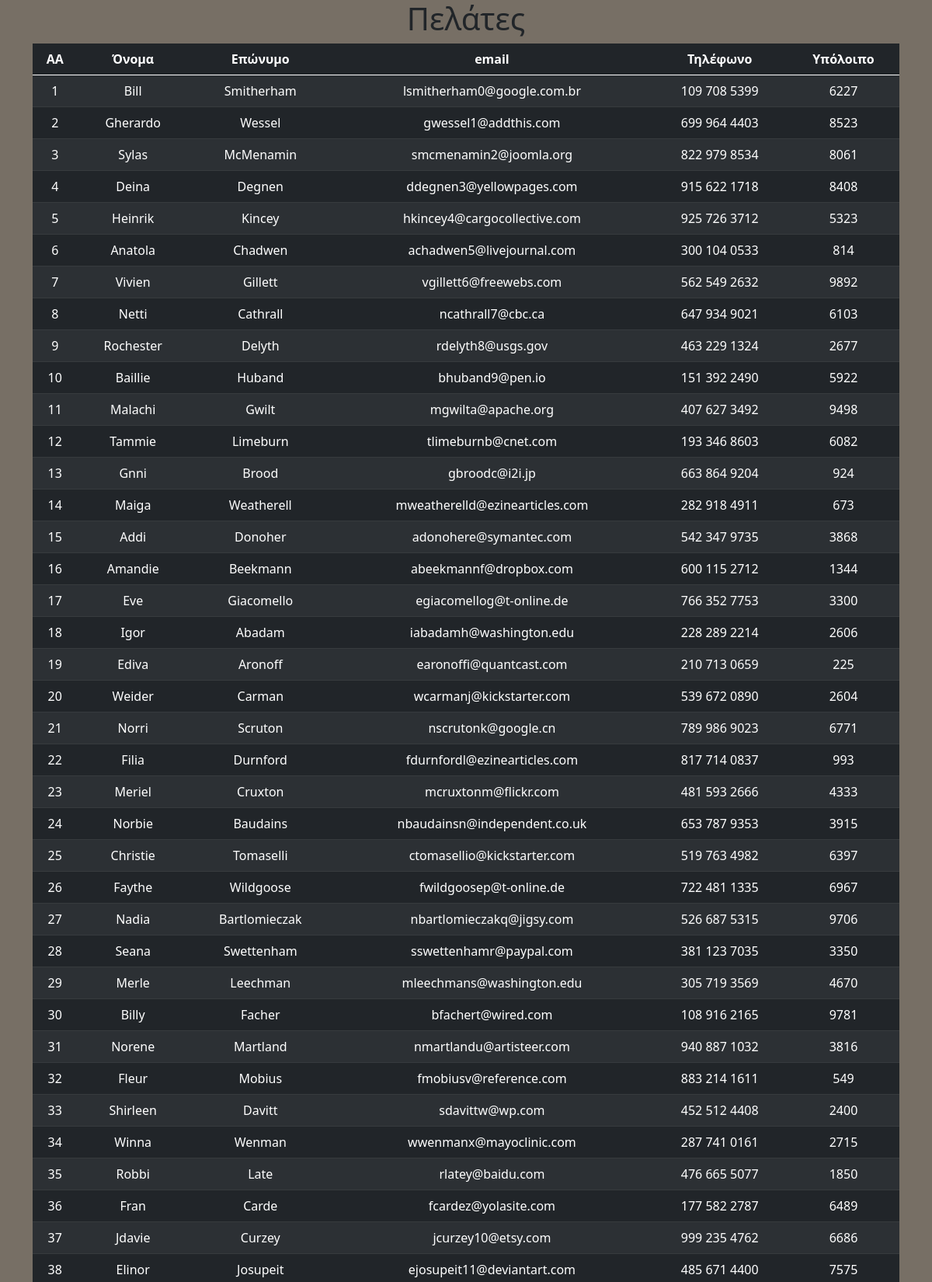
Page /pelates/1 (upper part) on the committed database.
### tables this page shows
CREATE TABLE customers (
    id INTEGER PRIMARY KEY,
   	firstname TEXT NOT NULL,
   	lastname TEXT NOT NULL,
   	email TEXT NOT NULL,
   	tel TEXT NOT NULL,
   	balance INTEGER NOT NULL
);

### app.py (the view)
@app.route('/pelates/<page>')
def pelates_paged(page):
    sql = f"SELECT * FROM customers LIMIT 50 OFFSET {(int(page)-1) * 50}"
    c.execute(sql)
    pelates = c.fetchall()
    return render_template("pelates.html", pelates=pelates)

### templates/pelates.html (shortened to what this page needs)
<!DOCTYPE html>
<html lang="en">
<head>
    <link href="https://cdn.jsdelivr.net/npm/bootstrap@5.0.0-beta2/dist/css/bootstrap.min.css" rel="stylesheet">
</head>
<body>
    <div class="container">
        <h1>Πελάτες</h1>
        <table class="table table-dark table-striped">
            <thead>
                <tr>
                    <th>ΑΑ</th>
                    <th>Όνομα</th>
                    <th>Επώνυμο</th>
                    <th>email</th>
                    <th>Τηλέφωνο</th>
                    <th>Υπόλοιπο</th>
                </tr>
            </thead>
            <tbody>
                {% for pelatis in pelates %}
                <tr>
                    <td>{{ pelatis[0] }}</td>
                    <td>{{ pelatis[1] }}</td>
                    <td>{{ pelatis[2] }}</td>
                    <td>{{ pelatis[3] }}</td>
                    <td>{{ pelatis[4] }}</td>
                    <td>{{ pelatis[5] }}</td>
                </tr>
                {% endfor %}
            </tbody>
        </table>
    </div>
</body>
</html>

### templates/pelates.html (style rules this page uses)
body { background-color: rgb(119, 111, 101); text-align: center; }

### rows in the picture
customers: id "1", firstname "Bill", lastname "Smitherham", email "lsmitherham0@google.com.br", tel "109 708 5399", balance "6227"
customers: id "2", firstname "Gherardo", lastname "Wessel", email "gwessel1@addthis.com", tel "699 964 4403", balance "8523"
customers: id "3", firstname "Sylas", lastname "McMenamin", email "smcmenamin2@joomla.org", tel "822 979 8534", balance "8061"
customers: id "4", firstname "Deina", lastname "Degnen", email "ddegnen3@yellowpages.com", tel "915 622 1718", balance "8408"
customers: id "5", firstname "Heinrik", lastname "Kincey", email "hkincey4@cargocollective.com", tel "925 726 3712", balance "5323"
customers: id "6", firstname "Anatola", lastname "Chadwen", email "achadwen5@livejournal.com", tel "300 104 0533", balance "814"
customers: id "7", firstname "Vivien", lastname "Gillett", email "vgillett6@freewebs.com", tel "562 549 2632", balance "9892"
customers: id "8", firstname "Netti", lastname "Cathrall", email "ncathrall7@cbc.ca", tel "647 934 9021", balance "6103"
customers: id "9", firstname "Rochester", lastname "Delyth", email "rdelyth8@usgs.gov", tel "463 229 1324", balance "2677"
customers: id "10", firstname "Baillie", lastname "Huband", email "bhuband9@pen.io", tel "151 392 2490", balance "5922"
customers: id "11", firstname "Malachi", lastname "Gwilt", email "mgwilta@apache.org", tel "407 627 3492", balance "9498"
customers: id "12", firstname "Tammie", lastname "Limeburn", email "tlimeburnb@cnet.com", tel "193 346 8603", balance "6082"
customers: id "13", firstname "Gnni", lastname "Brood", email "gbroodc@i2i.jp", tel "663 864 9204", balance "924"
customers: id "14", firstname "Maiga", lastname "Weatherell", email "mweatherelld@ezinearticles.com", tel "282 918 4911", balance "673"
customers: id "15", firstname "Addi", lastname "Donoher", email "adonohere@symantec.com", tel "542 347 9735", balance "3868"
customers: id "16", firstname "Amandie", lastname "Beekmann", email "abeekmannf@dropbox.com", tel "600 115 2712", balance "1344"
customers: id "17", firstname "Eve", lastname "Giacomello", email "egiacomellog@t-online.de", tel "766 352 7753", balance "3300"
customers: id "18", firstname "Igor", lastname "Abadam", email "iabadamh@washington.edu", tel "228 289 2214", balance "2606"
customers: id "19", firstname "Ediva", lastname "Aronoff", email "earonoffi@quantcast.com", tel "210 713 0659", balance "225"
customers: id "20", firstname "Weider", lastname "Carman", email "wcarmanj@kickstarter.com", tel "539 672 0890", balance "2604"
customers: id "21", firstname "Norri", lastname "Scruton", email "nscrutonk@google.cn", tel "789 986 9023", balance "6771"
customers: id "22", firstname "Filia", lastname "Durnford", email "fdurnfordl@ezinearticles.com", tel "817 714 0837", balance "993"
customers: id "23", firstname "Meriel", lastname "Cruxton", email "mcruxtonm@flickr.com", tel "481 593 2666", balance "4333"
customers: id "24", firstname "Norbie", lastname "Baudains", email "nbaudainsn@independent.co.uk", tel "653 787 9353", balance "3915"
customers: id "25", firstname "Christie", lastname "Tomaselli", email "ctomasellio@kickstarter.com", tel "519 763 4982", balance "6397"
customers: id "26", firstname "Faythe", lastname "Wildgoose", email "fwildgoosep@t-online.de", tel "722 481 1335", balance "6967"
customers: id "27", firstname "Nadia", lastname "Bartlomieczak", email "nbartlomieczakq@jigsy.com", tel "526 687 5315", balance "9706"
customers: id "28", firstname "Seana", lastname "Swettenham", email "sswettenhamr@paypal.com", tel "381 123 7035", balance "3350"
customers: id "29", firstname "Merle", lastname "Leechman", email "mleechmans@washington.edu", tel "305 719 3569", balance "4670"
customers: id "30", firstname "Billy", lastname "Facher", email "bfachert@wired.com", tel "108 916 2165", balance "9781"
customers: id "31", firstname "Norene", lastname "Martland", email "nmartlandu@artisteer.com", tel "940 887 1032", balance "3816"
customers: id "32", firstname "Fleur", lastname "Mobius", email "fmobiusv@reference.com", tel "883 214 1611", balance "549"
customers: id "33", firstname "Shirleen", lastname "Davitt", email "sdavittw@wp.com", tel "452 512 4408", balance "2400"
customers: id "34", firstname "Winna", lastname "Wenman", email "wwenmanx@mayoclinic.com", tel "287 741 0161", balance "2715"
customers: id "35", firstname "Robbi", lastname "Late", email "rlatey@baidu.com", tel "476 665 5077", balance "1850"
customers: id "36", firstname "Fran", lastname "Carde", email "fcardez@yolasite.com", tel "177 582 2787", balance "6489"
customers: id "37", firstname "Jdavie", lastname "Curzey", email "jcurzey10@etsy.com", tel "999 235 4762", balance "6686"
customers: id "38", firstname "Elinor", lastname "Josupeit", email "ejosupeit11@deviantart.com", tel "485 671 4400", balance "7575"
